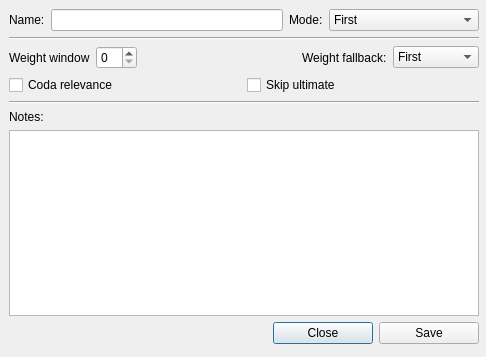
<?xml version="1.0" encoding="UTF-8"?>
<ui version="4.0">
 <class>Dialog</class>
 <widget class="QDialog" name="Dialog">
  <property name="geometry">
   <rect>
    <x>0</x>
    <y>0</y>
    <width>486</width>
    <height>357</height>
   </rect>
  </property>
  <property name="windowTitle">
   <string>Dialog</string>
  </property>
  <widget class="QWidget" name="verticalLayoutWidget">
   <property name="geometry">
    <rect>
     <x>9</x>
     <y>9</y>
     <width>470</width>
     <height>335</height>
    </rect>
   </property>
   <layout class="QVBoxLayout" name="verticalLayout">
    <item>
     <layout class="QHBoxLayout" name="horizontalLayout_4">
      <item>
       <widget class="QLabel" name="label_3">
        <property name="text">
         <string>Name:</string>
        </property>
       </widget>
      </item>
      <item>
       <widget class="QLineEdit" name="lineEdit_name"/>
      </item>
      <item>
       <widget class="QLabel" name="label_4">
        <property name="text">
         <string>Mode:</string>
        </property>
       </widget>
      </item>
      <item>
       <widget class="QComboBox" name="comboBox_mode">
        <property name="minimumSize">
         <size>
          <width>150</width>
          <height>0</height>
         </size>
        </property>
        <item>
         <property name="text">
          <string>First</string>
         </property>
        </item>
        <item>
         <property name="text">
          <string>Antipenult</string>
         </property>
        </item>
        <item>
         <property name="text">
          <string>Penult</string>
         </property>
        </item>
        <item>
         <property name="text">
          <string>Ultimate</string>
         </property>
        </item>
        <item>
         <property name="text">
          <string>Weight</string>
         </property>
        </item>
       </widget>
      </item>
     </layout>
    </item>
    <item>
     <widget class="Line" name="line_2">
      <property name="orientation">
       <enum>Qt::Horizontal</enum>
      </property>
     </widget>
    </item>
    <item>
     <layout class="QHBoxLayout" name="horizontalLayout">
      <item>
       <widget class="QLabel" name="label_window">
        <property name="text">
         <string>Weight window</string>
        </property>
       </widget>
      </item>
      <item>
       <widget class="QSpinBox" name="spinBox_window"/>
      </item>
      <item>
       <spacer name="horizontalSpacer_2">
        <property name="orientation">
         <enum>Qt::Horizontal</enum>
        </property>
        <property name="sizeHint" stdset="0">
         <size>
          <width>40</width>
          <height>20</height>
         </size>
        </property>
       </spacer>
      </item>
      <item>
       <widget class="QLabel" name="label_fallback">
        <property name="text">
         <string>Weight fallback:</string>
        </property>
       </widget>
      </item>
      <item>
       <widget class="QComboBox" name="comboBox_weight_fallback">
        <item>
         <property name="text">
          <string>First</string>
         </property>
        </item>
        <item>
         <property name="text">
          <string>Antipenult</string>
         </property>
        </item>
        <item>
         <property name="text">
          <string>Penult</string>
         </property>
        </item>
        <item>
         <property name="text">
          <string>Ultimate</string>
         </property>
        </item>
       </widget>
      </item>
     </layout>
    </item>
    <item>
     <layout class="QHBoxLayout" name="horizontalLayout_2">
      <item>
       <widget class="QCheckBox" name="checkBox_coda">
        <property name="text">
         <string>Coda relevance</string>
        </property>
       </widget>
      </item>
      <item>
       <widget class="QCheckBox" name="checkBox_skip">
        <property name="text">
         <string>Skip ultimate</string>
        </property>
       </widget>
      </item>
     </layout>
    </item>
    <item>
     <widget class="Line" name="line">
      <property name="orientation">
       <enum>Qt::Horizontal</enum>
      </property>
     </widget>
    </item>
    <item>
     <widget class="QLabel" name="label_5">
      <property name="text">
       <string>Notes:</string>
      </property>
     </widget>
    </item>
    <item>
     <widget class="QTextEdit" name="textEdit_notes"/>
    </item>
    <item>
     <layout class="QHBoxLayout" name="horizontalLayout_3">
      <item>
       <spacer name="horizontalSpacer">
        <property name="orientation">
         <enum>Qt::Horizontal</enum>
        </property>
        <property name="sizeHint" stdset="0">
         <size>
          <width>40</width>
          <height>20</height>
         </size>
        </property>
       </spacer>
      </item>
      <item>
       <widget class="QPushButton" name="pushButton_close">
        <property name="minimumSize">
         <size>
          <width>100</width>
          <height>0</height>
         </size>
        </property>
        <property name="text">
         <string>Close</string>
        </property>
       </widget>
      </item>
      <item>
       <widget class="QPushButton" name="pushButton_save">
        <property name="minimumSize">
         <size>
          <width>100</width>
          <height>0</height>
         </size>
        </property>
        <property name="text">
         <string>Save</string>
        </property>
       </widget>
      </item>
     </layout>
    </item>
   </layout>
  </widget>
 </widget>
 <resources/>
 <connections/>
</ui>
